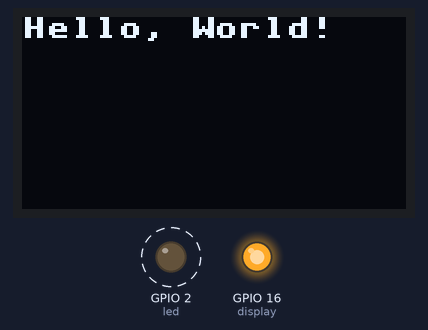
A program run on a simulated ESP8266 board running MicroPython. Shown: 128×64 one-colour display, output pins drawn as LEDs (lit = HIGH, except the on-board LED, lit = LOW). Dashed ring = blinking. Library files of the repository ran but are not shown: sh1106.py; what the program prints to the serial console is not drawn.

Above: at 0.2 s.
Timing chart, 0 to 130.0 s (numbered marks = the images above):
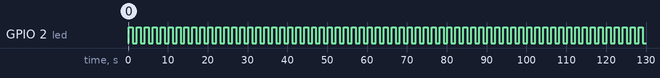

Measured:
- by itself, GPIO 2 (led): alternates HIGH for 1.0 s and LOW for 1.0 s

The program:

oled.py
```python
from machine import I2C, Pin
import ssd1306
import time
import sh1106

print("Before I2C")

i2c = I2C(sda=Pin(4), scl=Pin(5))
#
# display = ssd1306.SSD1306_I2C(128, 64, i2c)
display = sh1106.SH1106_I2C(128, 64, i2c, Pin(16), 0x3c)
display.sleep(False)
display.text('Hello, World!', 0, 0, 1)
# display.fill(1)
display.show()
print("After I2C")


led = Pin(2, Pin.OUT)
while True:
    if led.value() == 0:
        led.value(1)
    else:
        led.value(0)
    time.sleep(1)
```
